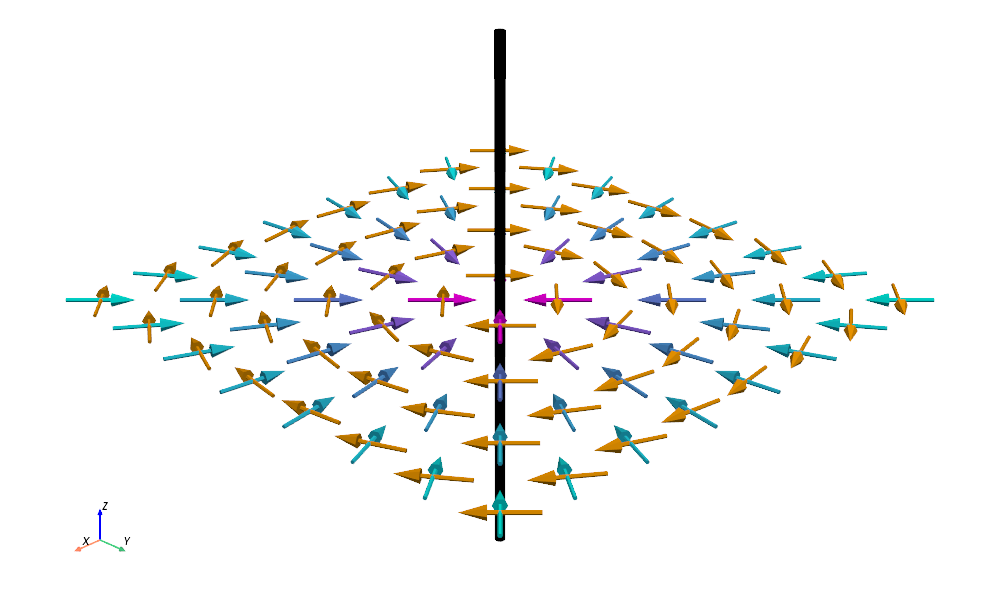

Reproduce this figure in Python.
import numpy as np
import pyvista as pv

# --- Konstanten ---
I = 1
mu_0 = 4 * np.pi * 1e-7

# --- Gitter in z=0-Ebene ---
x = np.linspace(-1, 1, 8)
y = np.linspace(-1, 1, 8)
X, Y = np.meshgrid(x, y)
Z = np.zeros_like(X)

# --- Abstand vom Draht ---
R = np.sqrt(X**2 + Y**2)
R[R == 0] = 1e-10  # log(0) vermeiden

# --- Gradient von A_z (radial) ---
grad_A_mag = -mu_0 * I / (2 * np.pi * R)
grad_Ax = grad_A_mag * X / R
grad_Ay = grad_A_mag * Y / R
grad_Az = np.zeros_like(grad_Ax)

# --- Punkte & Vektoren für grad A_z ---
points = np.vstack((X.ravel(), Y.ravel(), Z.ravel())).T
vectors = np.vstack((grad_Ax.ravel(), grad_Ay.ravel(), grad_Az.ravel())).T
magnitudes = np.linalg.norm(vectors, axis=1)
directions = vectors / magnitudes[:, np.newaxis]

pdata = pv.PolyData(points)
pdata["gradA"] = directions
pdata["magnitude"] = np.log10(magnitudes)

factor = 0.25
pdata.points -= 0.5 * directions * factor
glyphs = pdata.glyph(orient="gradA", scale=False, factor=factor)

# --- Orthogonales Magnetfeld B (azimutal) ---
Bx = -grad_Ay
By = grad_Ax
Bz = np.zeros_like(Bx)

B_vectors = np.vstack((Bx.ravel(), By.ravel(), Bz.ravel())).T
B_directions = B_vectors / np.linalg.norm(B_vectors, axis=1)[:, np.newaxis]

B_pdata = pv.PolyData(points.copy())
B_pdata["B"] = B_directions
B_pdata.points -= 0.5 * B_directions * factor
B_glyphs = B_pdata.glyph(orient="B", scale=False, factor=factor)

# --- Draht als Zylinder ---
cylinder = pv.Cylinder(center=(0, 0, 0), direction=(0, 0, 1), radius=0.02, height=2.0)

# --- Plot ---
plotter = pv.Plotter(window_size=(1000, 600))
plotter.set_background("white")
plotter.renderer.SetBackgroundAlpha(0)

plotter.add_mesh(glyphs, scalars="magnitude", cmap="cool", show_scalar_bar=False)
plotter.add_mesh(B_glyphs, color="orange")
plotter.add_mesh(cylinder, color="black")

plotter.view_vector([1.3, 1.3, 0.9], viewup=[0, 0, 1])
plotter.camera.zoom(1.8)

plotter.show_axes()

plotter.show(auto_close=False, interactive=False)
plotter.screenshot("B_orth_to_grad_A_z_vec_side.png", transparent_background=True)
plotter.close()
